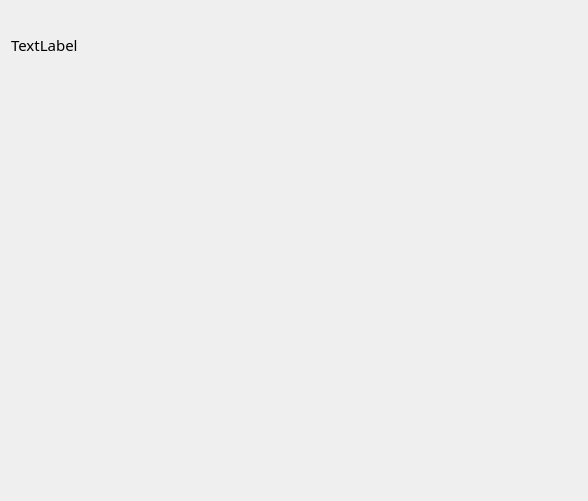
<?xml version="1.0" encoding="UTF-8"?>
<ui version="4.0">
 <class>CalRotationWidget</class>
 <widget class="QWidget" name="CalRotationWidget">
  <property name="geometry">
   <rect>
    <x>0</x>
    <y>0</y>
    <width>588</width>
    <height>501</height>
   </rect>
  </property>
  <property name="windowTitle">
   <string>Form</string>
  </property>
  <layout class="QGridLayout" name="gridLayout" rowstretch="1,6">
   <item row="0" column="0">
    <widget class="QLabel" name="label_CalHelpText">
     <property name="sizePolicy">
      <sizepolicy hsizetype="Preferred" vsizetype="Preferred">
       <horstretch>0</horstretch>
       <verstretch>2</verstretch>
      </sizepolicy>
     </property>
     <property name="font">
      <font>
       <family>微软雅黑</family>
       <pointsize>11</pointsize>
      </font>
     </property>
     <property name="text">
      <string>TextLabel</string>
     </property>
    </widget>
   </item>
   <item row="1" column="0">
    <widget class="QWidget" name="widget_CalOrientations" native="true">
     <property name="font">
      <font>
       <family>微软雅黑</family>
       <pointsize>11</pointsize>
      </font>
     </property>
    </widget>
   </item>
  </layout>
 </widget>
 <resources/>
 <connections/>
</ui>
